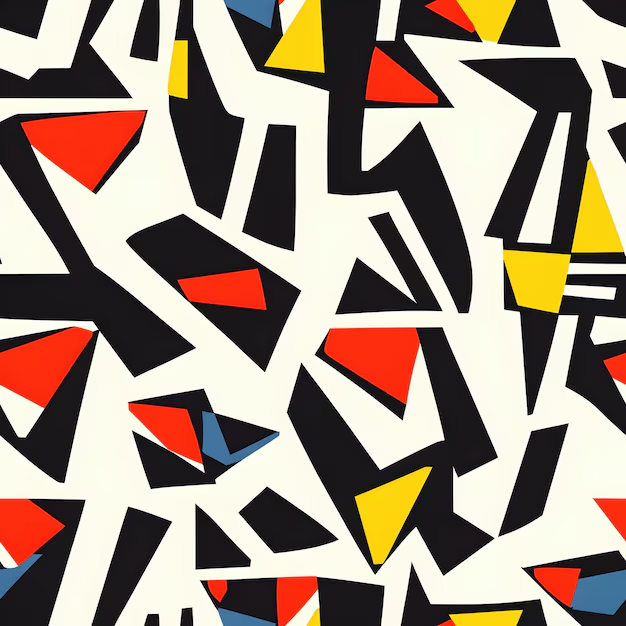
//> input picture TP_Fevrier/image/image.png, 626 x 626 px
$ ./multi_directional_filters image/image.png   (built with g++ and OpenCV 4)
//> lines starting //> are read from the running program, lines starting //| are printed output that depends on the picture; after the words box and inside, x2 and y2 are one past the last pixel; in counts of white or black regions, pixels touching at a corner belong together
#include <iostream>
#include <opencv2/opencv.hpp>
#include <vector>
#include <cmath>  // Pour std::abs

using namespace cv;
using namespace std;

/**
 * Fonction pour normaliser un masque en divisant par la somme des valeurs absolues.
 * @param kernel Masque non normalisé de type vector<vector<int>>
 * @return Masque normalisé de type vector<vector<float>>
 */
vector<vector<float>> normalizeKernel(const vector<vector<int>> &kernel) {
    float sumAbs = 0.0;
    // Calcul de la somme des valeurs absolues du masque
    for (int i = 0; i < 3; i++) {
        for (int j = 0; j < 3; j++) {
            sumAbs += std::abs(kernel[i][j]);
        }
    }
    // Éviter la division par zéro (bien que peu probable pour ces filtres)
    if (sumAbs == 0.0) {
        sumAbs = 1.0;
    }
    // Création et remplissage du masque normalisé
    vector<vector<float>> normalizedKernel(3, vector<float>(3));
    for (int i = 0; i < 3; i++) {
        for (int j = 0; j < 3; j++) {
            normalizedKernel[i][j] = kernel[i][j] / sumAbs;
        }
    }
    return normalizedKernel;
}

/**
 * Fonction de convolution 2D avec un masque 3x3 de type float.
 * @param image Image en entrée (niveaux de gris)
 * @param kernel Masque normalisé de type vector<vector<float>>
 * @return Résultat de la convolution
 */
Mat applyConvolution(const Mat &image, const vector<vector<float>> &kernel) {
    int rows = image.rows;
    int cols = image.cols;
    //nouveau image dans meme size
    Mat result = Mat::zeros(rows, cols, CV_32F);

    // Parcours de l'image (ignorant les bords)
    for (int i = 1; i < rows - 1; i++) {
        for (int j = 1; j < cols - 1; j++) {
            float sum = 0.0;

            // Application du masque 3x3
            for (int ki = -1; ki <= 1; ki++) {
                for (int kj = -1; kj <= 1; kj++) {
                    sum += image.at<uchar>(i + ki, j + kj) * kernel[ki + 1][kj + 1];
                }
            }

            result.at<float>(i, j) = sum;
        }
    }

    return result;
}

/**
 * Application des filtres dans les directions multi-directionnelles.
 * @param image Image en entrée (niveaux de gris)
 */
void applyMultiDirectionalFilters(const Mat &image) {

    // ---------------- Filtres Prewitt (non normalisés) ----------------
    vector<vector<int>> prewittX_int = {{-1, 0, 1}, {-1, 0, 1}, {-1, 0, 1}};
    vector<vector<int>> prewittY_int = {{-1, -1, -1}, {0, 0, 0}, {1, 1, 1}};
    vector<vector<int>> prewitt45_int = {{0, 1, 1}, {-1, 0, 1}, {-1, -1, 0}};
    vector<vector<int>> prewitt135_int = {{1, 1, 0}, {1, 0, -1}, {0, -1, -1}};

    // ---------------- Normalisation des filtres Prewitt ----------------
    vector<vector<float>> prewittX = normalizeKernel(prewittX_int);
    vector<vector<float>> prewittY = normalizeKernel(prewittY_int);
    vector<vector<float>> prewitt45 = normalizeKernel(prewitt45_int);
    vector<vector<float>> prewitt135 = normalizeKernel(prewitt135_int);

    // ---------------- Filtres Sobel (non normalisés) ----------------
    vector<vector<int>> sobelX_int = {{-1, 0, 1}, {-2, 0, 2}, {-1, 0, 1}};
    vector<vector<int>> sobelY_int = {{-1, -2, -1}, {0, 0, 0}, {1, 2, 1}};
    vector<vector<int>> sobel45_int = {{0, 1, 2}, {-1, 0, 1}, {-2, -1, 0}};
    vector<vector<int>> sobel135_int = {{2, 1, 0}, {1, 0, -1}, {0, -1, -2}};

    // ---------------- Normalisation des filtres Sobel ----------------
    vector<vector<float>> sobelX = normalizeKernel(sobelX_int);
    vector<vector<float>> sobelY = normalizeKernel(sobelY_int);
    vector<vector<float>> sobel45 = normalizeKernel(sobel45_int);
    vector<vector<float>> sobel135 = normalizeKernel(sobel135_int);

    // ---------------- Filtres Kirsch (non normalisés) ----------------
    vector<vector<int>> kirschX_int = {{-3, -3, 5}, {-3, 0, 5}, {-3, -3, 5}};
    vector<vector<int>> kirschY_int = {{-3, -3, -3}, {5, 0, -3}, {5, 5, -3}};
    vector<vector<int>> kirsch45_int = {{-3, 5, 5}, {-3, 0, 5}, {-3, -3, -3}};
    vector<vector<int>> kirsch135_int = {{5, 5, -3}, {5, 0, -3}, {-3, -3, -3}};

    // ---------------- Normalisation des filtres Kirsch ----------------
    vector<vector<float>> kirschX = normalizeKernel(kirschX_int);
    vector<vector<float>> kirschY = normalizeKernel(kirschY_int);
    vector<vector<float>> kirsch45 = normalizeKernel(kirsch45_int);
    vector<vector<float>> kirsch135 = normalizeKernel(kirsch135_int);

    // ---------------- Application des filtres normalisés ----------------
    vector<Mat> prewittResults = {
        applyConvolution(image, prewittX), applyConvolution(image, prewittY),
        applyConvolution(image, prewitt45), applyConvolution(image, prewitt135)};

    vector<Mat> sobelResults = {
        applyConvolution(image, sobelX), applyConvolution(image, sobelY),
        applyConvolution(image, sobel45), applyConvolution(image, sobel135)};

    vector<Mat> kirschResults = {
        applyConvolution(image, kirschX), applyConvolution(image, kirschY),
        applyConvolution(image, kirsch45), applyConvolution(image, kirsch135)};

    // ---------------- Combinaison des résultats ----------------
    Mat prewittCombined = Mat::zeros(image.size(), CV_32F);
    Mat sobelCombined = Mat::zeros(image.size(), CV_32F);
    Mat kirschCombined = Mat::zeros(image.size(), CV_32F);

    // Somme des valeurs absolues pour chaque direction
    for (int i = 0; i < 4; i++) {
        prewittCombined += abs(prewittResults[i]);
        sobelCombined += abs(sobelResults[i]);
        kirschCombined += abs(kirschResults[i]);
    }

    // ---------------- Normalisation pour affichage ----------------
    Mat prewittNorm, sobelNorm, kirschNorm;
    normalize(prewittCombined, prewittNorm, 0, 255, NORM_MINMAX, CV_8U);
    normalize(sobelCombined, sobelNorm, 0, 255, NORM_MINMAX, CV_8U);
    normalize(kirschCombined, kirschNorm, 0, 255, NORM_MINMAX, CV_8U);

    // ---------------- Affichage des résultats ----------------
    imshow("Original", image);
    imshow("Prewitt Multi-Directionnel", prewittNorm);
    imshow("Sobel Multi-Directionnel", sobelNorm);
    imshow("Kirsch Multi-Directionnel", kirschNorm);

    // Combinaison colorée des résultats
    vector<Mat> channels(3);
    channels[0] = prewittNorm; // Bleu
    channels[1] = sobelNorm;   // Vert
    channels[2] = kirschNorm;  // Rouge
    Mat coloredEdges;
    merge(channels, coloredEdges);
    imshow("Contours Colorés", coloredEdges);

    // ---------------- Sauvegarde des résultats ----------------
    imwrite("./resultat/contour_colore.jpg", coloredEdges);
    imwrite("./resultat/prewitt.jpg", prewittNorm);
    imwrite("./resultat/sobel.jpg", sobelNorm);
    imwrite("./resultat/kirsch.jpg", kirschNorm);

    // ---------------- Calcul et affichage des histogrammes ----------------
    int histSize = 256;
    float range[] = {0, 256};
    const float* histRange = {range};
    bool uniform = true, accumulate = false;

    Mat histPrewitt, histSobel, histKirsch;
    calcHist(&prewittNorm, 1, 0, Mat(), histPrewitt, 1, &histSize, &histRange, uniform, accumulate);
    calcHist(&sobelNorm, 1, 0, Mat(), histSobel, 1, &histSize, &histRange, uniform, accumulate);
    calcHist(&kirschNorm, 1, 0, Mat(), histKirsch, 1, &histSize, &histRange, uniform, accumulate);

    normalize(histPrewitt, histPrewitt, 0, 400, NORM_MINMAX);
    normalize(histSobel, histSobel, 0, 400, NORM_MINMAX);
    normalize(histKirsch, histKirsch, 0, 400, NORM_MINMAX);

    Mat histPrewittImg(400, 512, CV_8UC3, Scalar(255,255,255));
    Mat histSobelImg(400, 512, CV_8UC3, Scalar(255,255,255));
    Mat histKirschImg(400, 512, CV_8UC3, Scalar(255,255,255));

    for (int i = 1; i < histSize; i++) {
        line(histPrewittImg,
             Point((i-1)*2, 400 - cvRound(histPrewitt.at<float>(i-1))),
             Point(i*2, 400 - cvRound(histPrewitt.at<float>(i))),
             Scalar(0,0,0), 2);
        line(histSobelImg,
             Point((i-1)*2, 400 - cvRound(histSobel.at<float>(i-1))),
             Point(i*2, 400 - cvRound(histSobel.at<float>(i))),
             Scalar(0,0,0), 2);
        line(histKirschImg,
             Point((i-1)*2, 400 - cvRound(histKirsch.at<float>(i-1))),
             Point(i*2, 400 - cvRound(histKirsch.at<float>(i))),
             Scalar(0,0,0), 2);
    }

    imwrite("./resultat/hist_prewitt.jpg", histPrewittImg);
    imwrite("./resultat/hist_sobel.jpg", histSobelImg);
    imwrite("./resultat/hist_kirsch.jpg", histKirschImg);
}

int main(int argc, char **argv) {
    if (argc != 2) {
        cout << "Usage: " << argv[0] << " ./image/Cathedrale-Lyon.jpg" << endl;
        return -1;
    }

    Mat image = imread(argv[1], IMREAD_GRAYSCALE);
//> image: 626 rows x 626 cols, CV_8UC1; min 0, max 255, mean 144
    if (image.empty()) {
        cout << "Erreur : Impossible de charger l'image !" << endl;
        return -1;
    }

    applyMultiDirectionalFilters(image);
//> after the loop in applyConvolution (call 3), `for (int i = 1; i < rows - 1; i++)`:
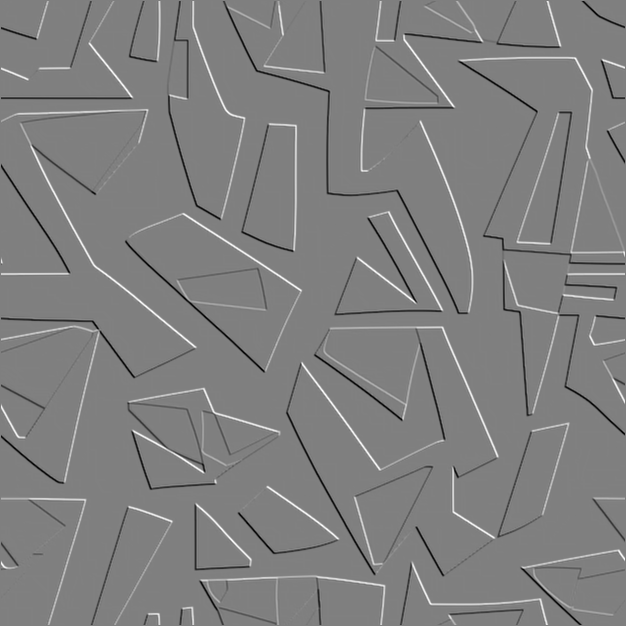
//> result: 626 rows x 626 cols, CV_32FC1; min -126.5, max 125.8, mean 0; drawn with min black and max white
//> after the loop in applyConvolution (call 4), `for (int i = 1; i < rows - 1; i++)`:
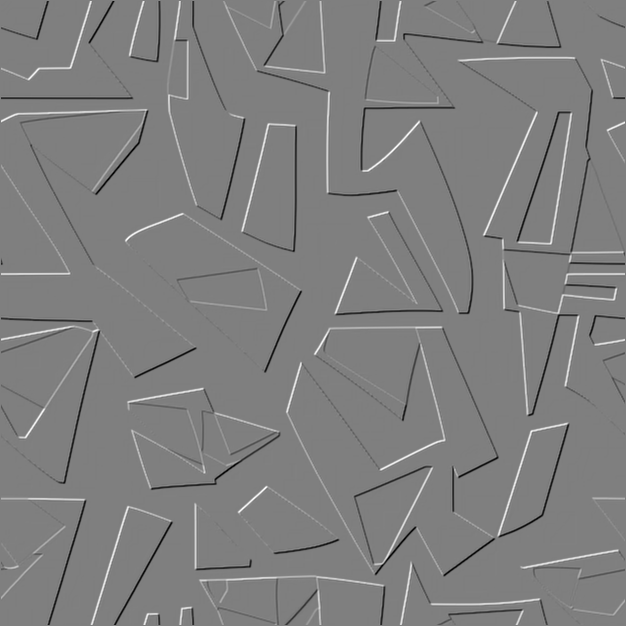
//> result: 626 rows x 626 cols, CV_32FC1; min -125.5, max 125.8, mean 0; drawn with min black and max white
//> after the loop in applyMultiDirectionalFilters, `for (int i = 0; i < 4; i++)`:
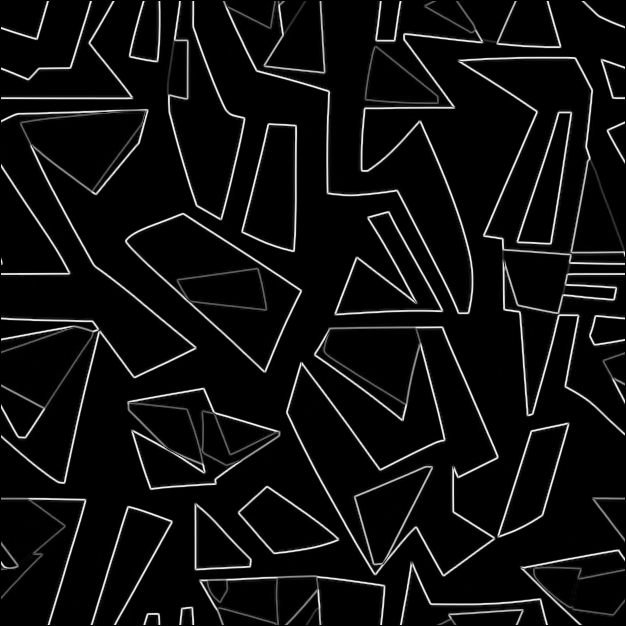
//> prewittCombined: 626 rows x 626 cols, CV_32FC1; min 0, max 323.2, mean 19.2; drawn with min black and max white
//> after the loop in applyMultiDirectionalFilters, `for (int i = 0; i < 4; i++)`:
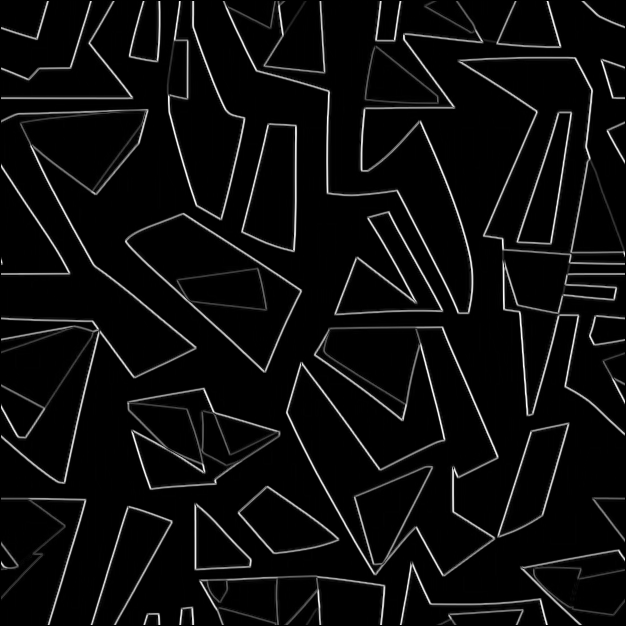
//> kirschCombined: 626 rows x 626 cols, CV_32FC1; min 0, max 331.5, mean 16.3; drawn with min black and max white
//> in applyMultiDirectionalFilters, `merge(channels, coloredEdges);`:
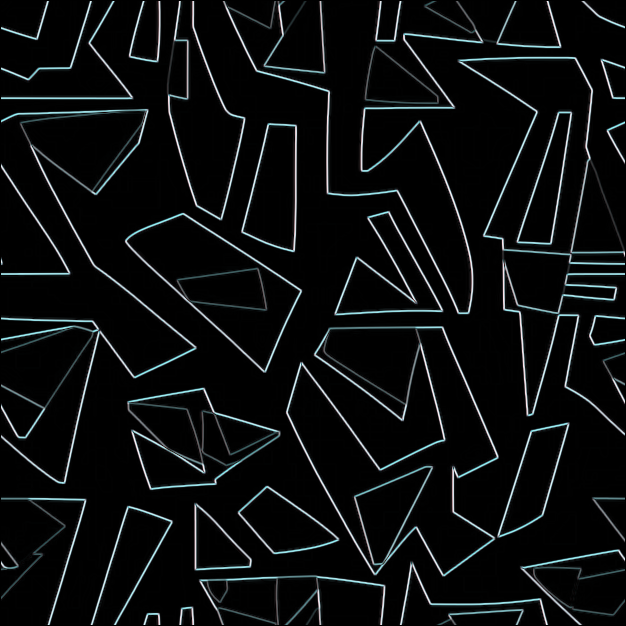
//> coloredEdges: 626 rows x 626 cols, CV_8UC3; mean B, G, R 15.2, 14.6, 12.6
//> in applyMultiDirectionalFilters, `calcHist(&prewittNorm, 1, 0, Mat(), histPrewitt, 1, &histSize, &histRa..`: histPrewitt = 256 values, max 206858 at index 0, min 0 at index 254, mean 1530.8
//> in applyMultiDirectionalFilters, `calcHist(&sobelNorm, 1, 0, Mat(), histSobel, 1, &histSize, &histRange,..`: histSobel = 256 values, max 207024 at index 0, min 0 at index 254, mean 1530.8
//> in applyMultiDirectionalFilters, `calcHist(&kirschNorm, 1, 0, Mat(), histKirsch, 1, &histSize, &histRang..`: histKirsch = 256 values, max 211413 at index 0, min 2 at index 255, mean 1530.8
//> in applyMultiDirectionalFilters, `normalize(histPrewitt, histPrewitt, 0, 400, NORM_MINMAX);`: histPrewitt = 256 values, max 400 at index 0, min 0 at index 254, mean 2.96
//> in applyMultiDirectionalFilters, `normalize(histSobel, histSobel, 0, 400, NORM_MINMAX);`: histSobel has the same summary as histPrewitt
//> in applyMultiDirectionalFilters, `normalize(histKirsch, histKirsch, 0, 400, NORM_MINMAX);`: histKirsch = 256 values, max 400 at index 0, min 0 at index 255, mean 2.89
//> after the loop in applyMultiDirectionalFilters, `for (int i = 1; i < histSize; i++)`:
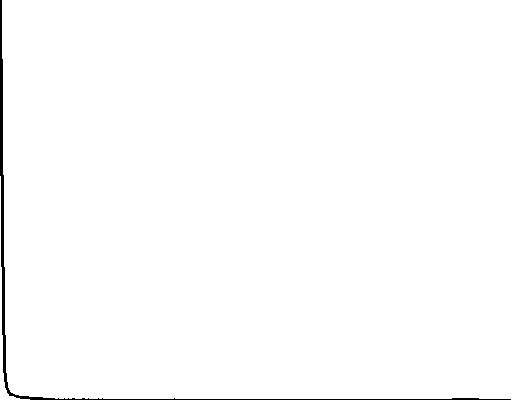
//> histPrewittImg: 400 rows x 512 cols, CV_8UC3; 99.1% white; 1 black region, box (x1, y1, x2, y2) and area: (0, 0, 511, 400) 1741
//> after the loop in applyMultiDirectionalFilters, `for (int i = 1; i < histSize; i++)`: histSobelImg: 400 rows x 512 cols, CV_8UC3; 99.2% white; 1 black region, box (x1, y1, x2, y2) and area: (0, 0, 511, 400) 1734
//> after the loop in applyMultiDirectionalFilters, `for (int i = 1; i < histSize; i++)`:
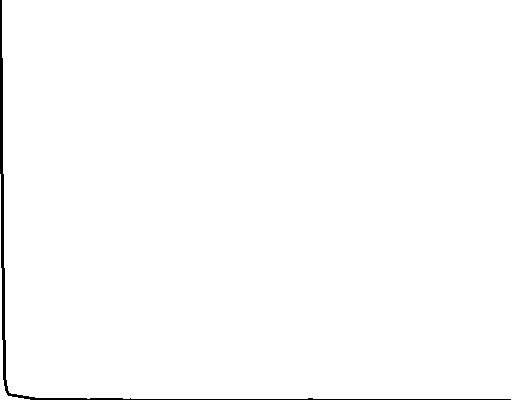
//> histKirschImg: 400 rows x 512 cols, CV_8UC3; 99.1% white; 1 black region, box (x1, y1, x2, y2) and area: (0, 0, 511, 400) 1767

    waitKey(0);
    return 0;
}
